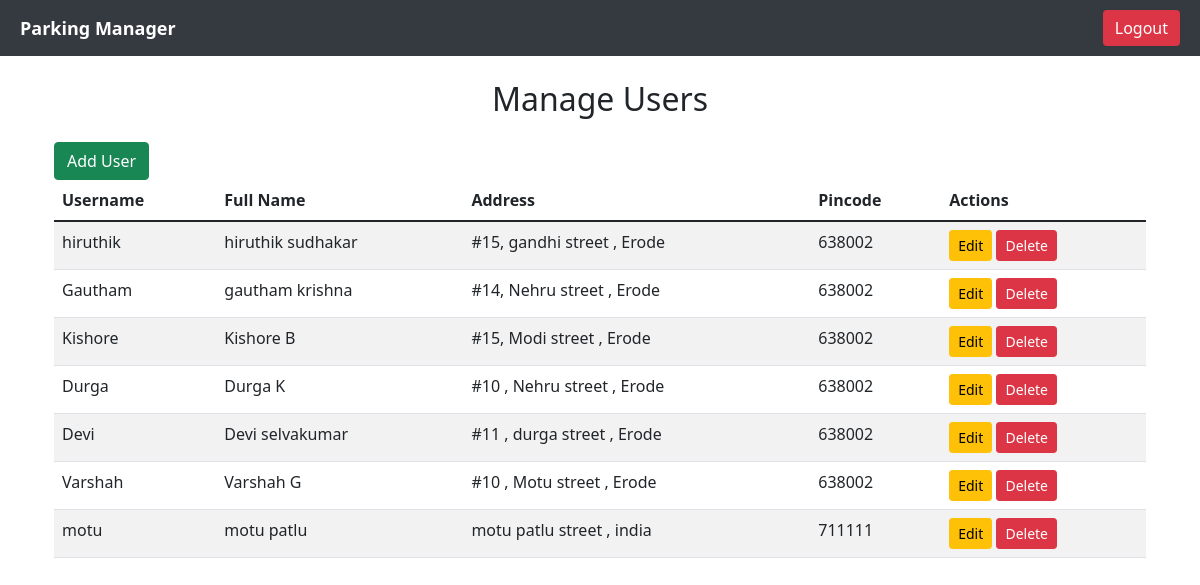
The page /admin_user (signed in) on the database its author committed.
### models.py (models this page shows)
class User(db.Model):
    __tablename__ = "user"
    id = db.Column(db.Integer, primary_key=True)
    username = db.Column(db.String(20), unique=True, nullable=False)
    password = db.Column(db.String(20), nullable=False)
    fullname = db.Column(db.String(20), nullable=False)
    address = db.Column(db.String(20), nullable=False)
    pincode = db.Column(db.String(20), nullable=False)
    bookings = db.relationship(
        "Booking", back_populates="user", cascade="all, delete-orphan"
    )

### controllers.py (the view)
@app.route("/admin_user", methods=["GET", "POST"])
def admin_user():
    if "username" not in session or session["username"] != "admin":
        return redirect(url_for("login"))
    users = User.query.filter(User.username != "admin").all()
    return render_template("manage_user.html", users=users)

### templates/manage_user.html (shortened to what this page needs)
{% extends 'base.html' %}
{% block content %}
<div class="container mt-4">
    <h2 class="mb-4 text-center">Manage Users</h2>
    <a href="{{ url_for('register') }}" class="btn btn-success">Add User</a>
    <table class="table table-striped">
        <thead>
            <tr>
                <th scope="col">Username</th>
                <th scope="col">Full Name</th>
                <th scope="col">Address</th>
                <th scope="col">Pincode</th>
                <th scope="col">Actions</th>
            </tr>
        </thead>
        <tbody>
            {% for user in users %}
            <tr>
                <td>{{ user.username }}</td>
                <td>{{ user.fullname }}</td>
                <td>{{ user.address }}</td>
                <td>{{ user.pincode }}</td>
                <td>
                    <a href="/edit_user/{{ user.id }}" class="btn btn-warning btn-sm">Edit</a>
                 <a href="/delete_user/{{ user.id }}" class="btn btn-danger btn-sm"
   onclick="return confirm('Are you sure you want to delete this user?');">
   Delete
</a>
                </td>
            </tr>
            {% endfor %}
        </tbody>
    </table>
</div>
{% endblock %}

### rows shown on the page
User: username "hiruthik", fullname "hiruthik sudhakar", address "#15, gandhi street , Erode", pincode "638002"
User: username "Gautham", fullname "gautham krishna", address "#14, Nehru street , Erode", pincode "638002"
User: username "Kishore", fullname "Kishore B", address "#15, Modi street , Erode", pincode "638002"
User: username "Durga", fullname "Durga K", address "#10 , Nehru street , Erode", pincode "638002"
User: username "Devi", fullname "Devi selvakumar", address "#11 , durga street , Erode", pincode "638002"
User: username "Varshah", fullname "Varshah G", address "#10 , Motu street , Erode", pincode "638002"
User: username "motu", fullname "motu patlu", address "motu patlu street , india", pincode "711111"
